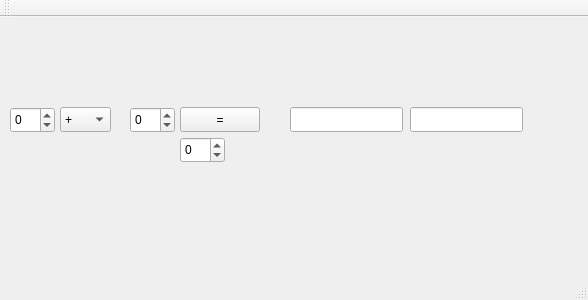
<?xml version="1.0" encoding="UTF-8"?>
<ui version="4.0">
 <class>MainWindow</class>
 <widget class="QMainWindow" name="MainWindow">
  <property name="geometry">
   <rect>
    <x>0</x>
    <y>0</y>
    <width>588</width>
    <height>300</height>
   </rect>
  </property>
  <property name="windowTitle">
   <string>MainWindow</string>
  </property>
  <widget class="QWidget" name="centralWidget">
   <widget class="QPushButton" name="pushButton">
    <property name="geometry">
     <rect>
      <x>180</x>
      <y>90</y>
      <width>80</width>
      <height>25</height>
     </rect>
    </property>
    <property name="text">
     <string>=</string>
    </property>
   </widget>
   <widget class="QLineEdit" name="textBox1">
    <property name="geometry">
     <rect>
      <x>290</x>
      <y>90</y>
      <width>113</width>
      <height>25</height>
     </rect>
    </property>
   </widget>
   <widget class="QSpinBox" name="spinBox">
    <property name="geometry">
     <rect>
      <x>10</x>
      <y>90</y>
      <width>45</width>
      <height>26</height>
     </rect>
    </property>
    <property name="minimum">
     <number>-9999999</number>
    </property>
    <property name="maximum">
     <number>999999</number>
    </property>
   </widget>
   <widget class="QSpinBox" name="spinBox_2">
    <property name="geometry">
     <rect>
      <x>130</x>
      <y>90</y>
      <width>45</width>
      <height>26</height>
     </rect>
    </property>
    <property name="minimum">
     <number>-99999</number>
    </property>
    <property name="maximum">
     <number>99999</number>
    </property>
   </widget>
   <widget class="QComboBox" name="comboBox">
    <property name="geometry">
     <rect>
      <x>60</x>
      <y>90</y>
      <width>51</width>
      <height>25</height>
     </rect>
    </property>
    <item>
     <property name="text">
      <string>+</string>
     </property>
    </item>
    <item>
     <property name="text">
      <string>-</string>
     </property>
    </item>
    <item>
     <property name="text">
      <string>x</string>
     </property>
    </item>
    <item>
     <property name="text">
      <string>/</string>
     </property>
    </item>
    <item>
     <property name="text">
      <string>rów kwadr</string>
     </property>
    </item>
   </widget>
   <widget class="QSpinBox" name="spinBox_3">
    <property name="geometry">
     <rect>
      <x>180</x>
      <y>120</y>
      <width>45</width>
      <height>26</height>
     </rect>
    </property>
    <property name="minimum">
     <number>-99999</number>
    </property>
    <property name="maximum">
     <number>99999</number>
    </property>
   </widget>
   <widget class="QLineEdit" name="textBox1_2">
    <property name="geometry">
     <rect>
      <x>410</x>
      <y>90</y>
      <width>113</width>
      <height>25</height>
     </rect>
    </property>
   </widget>
  </widget>
  <widget class="QMenuBar" name="menuBar">
   <property name="geometry">
    <rect>
     <x>0</x>
     <y>0</y>
     <width>588</width>
     <height>22</height>
    </rect>
   </property>
  </widget>
  <widget class="QToolBar" name="mainToolBar">
   <attribute name="toolBarArea">
    <enum>TopToolBarArea</enum>
   </attribute>
   <attribute name="toolBarBreak">
    <bool>false</bool>
   </attribute>
  </widget>
  <widget class="QStatusBar" name="statusBar"/>
 </widget>
 <layoutdefault spacing="6" margin="11"/>
 <resources/>
 <connections/>
</ui>
